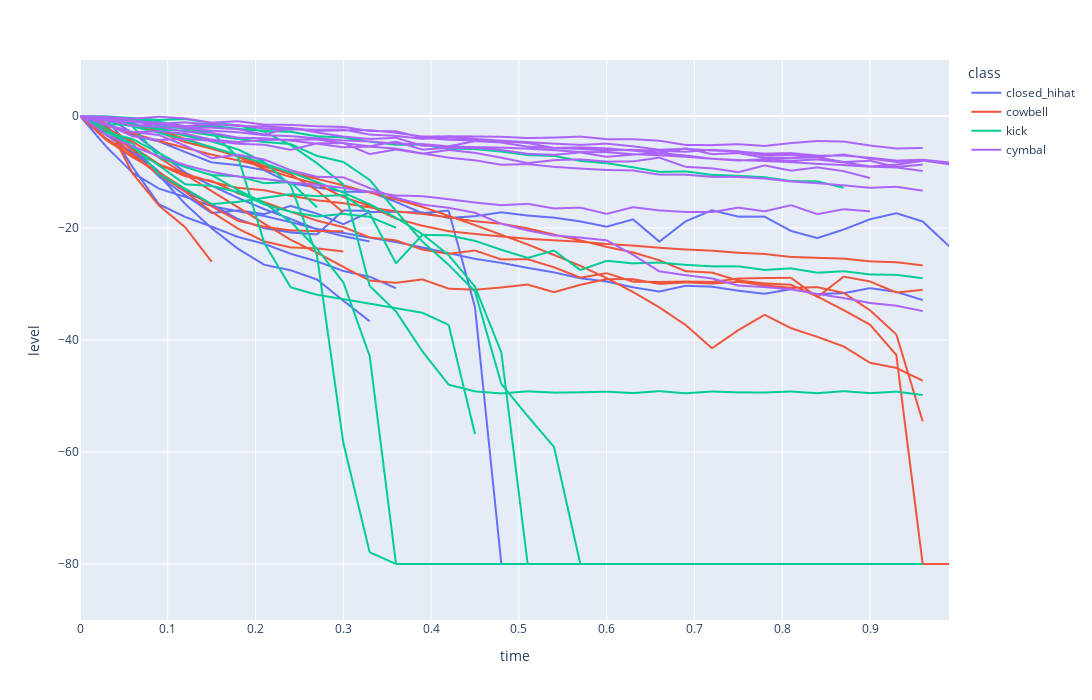

The notebook cell saved with this chart:
### Code cell
def to_long(samples, column='soundlevel', id_vars=['filename', 'class'], var_name='time', value_name='level'):

    s = samples.set_index('filename')
    sl = pandas.DataFrame( [f for f in s[column] ], index=s.index)
    
    mm = pandas.melt(sl.reset_index(), id_vars=['filename'], var_name=var_name, value_name=value_name)

    #print(mm['']
          
    mm = pandas.merge(mm, s, left_on='filename', right_index=True)
    
    return mm

def plot_soundlevels(samples):
    
    samples_soundlevels = to_long(samples)

    fig = plotly.express.line(samples_soundlevels, x='time', y='level', line_group='filename', color='class', height=700, width=1500)
    fig.update_layout(yaxis_range=[-90,10])
    return fig

fig = plot_soundlevels(samples)
fig

### Figure 1 — Plotly figure (JSON) as saved in the notebook; plotly's stock layout.template omitted (floating-point values rounded to 4 significant figures)
{"data": [{"hovertemplate": "class=closed_hihat<br>filename=556184__soothsayer_orchestra__hihatt-closed.wav<br>time=%{x}<br>level=%{y}<extra></extra>", "legendgroup": "closed_hihat", "line": {"color": "#636efa", "dash": "solid"}, "marker": {"symbol": "circle"}, "mode": "lines", "name": "closed_hihat", "showlegend": true, "type": "scattergl", "x": [0, 0.03, 0.06, 0.09, 0.12, 0.15, 0.18, 0.21, 0.24, 0.27, 0.3, 0.33, 0.36, 0.39, 0.42, 0.45, 0.48, 0.51, 0.54, 0.57, 0.6, 0.63, 0.66, 0.69, 0.72, 0.75, 0.78, 0.81, 0.84, 0.87, 0.9, 0.93, 0.96, 0.99], "xaxis": "x", "y": [0, -0.6836, -5.979, -10.84, -14.17, -17.31, -16.85, -17.51, -16.05, -17.44, -19.32, -17.15, -17.12, -17.22, -18.21, -17.89, -17.2, -17.78, -18.15, -18.83, -19.77, -18.46, -22.43, -18.8, -16.84, -17.97, -17.98, -20.53, -21.8, -20.27, -18.44, -17.36, -18.84, -23.23], "yaxis": "y"}, {"hovertemplate": "class=closed_hihat<br>filename=634822__collinb1000__closed7.wav<br>time=%{x}<br>level=%{y}<extra></extra>", "legendgroup": "closed_hihat", "line": {"color": "#636efa", "dash": "solid"}, "marker": {"symbol": "circle"}, "mode": "lines", "name": "closed_hihat", "showlegend": false, "type": "scattergl", "x": [0, 0.03, 0.06, 0.09, 0.12, 0.15, 0.18, 0.21, 0.24, 0.27, 0.3, 0.33, 0.36, 0.39, 0.42, 0.45, 0.48, 0.51, 0.54, 0.57, 0.6, 0.63, 0.66, 0.69, 0.72, 0.75, 0.78, 0.81, 0.84, 0.87, 0.9, 0.93, 0.96, 0.99], "xaxis": "x", "y": [0, -1.774, -5.912, -9.953, -13.49, -15.78, -18.42, -20.03, -20.8, -21.15, -16.86, -16.95, null, null, null, null, null, null, null, null, null, null, null, null, null, null, null, null, null, null, null, null, null, null], "yaxis": "y"}, {"hovertemplate": "class=closed_hihat<br>filename=140516__stomachache__closedhatphrase-002.wav<br>time=%{x}<br>level=%{y}<extra></extra>", "legendgroup": "closed_hihat", "line": {"color": "#636efa", "dash": "solid"}, "marker": {"symbol": "circle"}, "mode": "lines", "name": "closed_hihat", "showlegend": false, "type": "scattergl", "x": [0, 0.03, 0.06, 0.09, 0.12, 0.15, 0.18, 0.21, 0.24, 0.27, 0.3, 0.33, 0.36, 0.39, 0.42, 0.45, 0.48, 0.51, 0.54, 0.57, 0.6, 0.63, 0.66, 0.69, 0.72, 0.75, 0.78, 0.81, 0.84, 0.87, 0.9, 0.93, 0.96, 0.99], "xaxis": "x", "y": [0, -0.1113, -3.051, -6.542, -10.1, -12.44, -14.63, -16.64, -18.38, -20.27, -21.46, -22.41, null, null, null, null, null, null, null, null, null, null, null, null, null, null, null, null, null, null, null, null, null, null], "yaxis": "y"}, {"hovertemplate": "class=closed_hihat<br>filename=102781__mhc__acoustic_closed_hihat2.wav<br>time=%{x}<br>level=%{y}<extra></extra>", "legendgroup": "closed_hihat", "line": {"color": "#636efa", "dash": "solid"}, "marker": {"symbol": "circle"}, "mode": "lines", "name": "closed_hihat", "showlegend": false, "type": "scattergl", "x": [0, 0.03, 0.06, 0.09, 0.12, 0.15, 0.18, 0.21, 0.24, 0.27, 0.3, 0.33, 0.36, 0.39, 0.42, 0.45, 0.48, 0.51, 0.54, 0.57, 0.6, 0.63, 0.66, 0.69, 0.72, 0.75, 0.78, 0.81, 0.84, 0.87, 0.9, 0.93, 0.96, 0.99], "xaxis": "x", "y": [0, -1.343, -3.467, -4.543, -6.446, -8.287, -8.775, -9.684, -12.02, -12.76, -13.52, -13.55, -15.34, -17.35, -16.9, -34.17, -80, -80, -80, -80, -80, -80, -80, -80, -80, null, null, null, null, null, null, null, null, null], "yaxis": "y"}, {"hovertemplate": "class=closed_hihat<br>filename=634822__collinb1000__closed7(1).wav<br>time=%{x}<br>level=%{y}<extra></extra>", "legendgroup": "closed_hihat", "line": {"color": "#636efa", "dash": "solid"}, "marker": {"symbol": "circle"}, "mode": "lines", "name": "closed_hihat", "showlegend": false, "type": "scattergl", "x": [0, 0.03, 0.06, 0.09, 0.12, 0.15, 0.18, 0.21, 0.24, 0.27, 0.3, 0.33, 0.36, 0.39, 0.42, 0.45, 0.48, 0.51, 0.54, 0.57, 0.6, 0.63, 0.66, 0.69, 0.72, 0.75, 0.78, 0.81, 0.84, 0.87, 0.9, 0.93, 0.96, 0.99], "xaxis": "x", "y": [0, -1.774, -5.912, -9.953, -13.49, -15.78, -18.42, -20.03, -20.8, -21.15, -16.86, -16.95, null, null, null, null, null, null, null, null, null, null, null, null, null, null, null, null, null, null, null, null, null, null], "yaxis": "y"}, {"hovertemplate": "class=closed_hihat<br>filename=669733__jannevse__hi-hat_closed_po-12.aiff<br>time=%{x}<br>level=%{y}<extra></extra>", "legendgroup": "closed_hihat", "line": {"color": "#636efa", "dash": "solid"}, "marker": {"symbol": "circle"}, "mode": "lines", "name": "closed_hihat", "showlegend": false, "type": "scattergl", "x": [0, 0.03, 0.06, 0.09, 0.12, 0.15, 0.18, 0.21, 0.24, 0.27, 0.3, 0.33, 0.36, 0.39, 0.42, 0.45, 0.48, 0.51, 0.54, 0.57, 0.6, 0.63, 0.66, 0.69, 0.72, 0.75, 0.78, 0.81, 0.84, 0.87, 0.9, 0.93, 0.96, 0.99], "xaxis": "x", "y": [0, -1.721, -9.135, -15.77, -18.04, -19.76, -21.61, -22.84, -24.59, -25.97, -27.68, -28.7, -30.75, null, null, null, null, null, null, null, null, null, null, null, null, null, null, null, null, null, null, null, null, null], "yaxis": "y"}, {"hovertemplate": "class=closed_hihat<br>filename=13246__ianhall__hihat-closed.aiff<br>time=%{x}<br>level=%{y}<extra></extra>", "legendgroup": "closed_hihat", "line": {"color": "#636efa", "dash": "solid"}, "marker": {"symbol": "circle"}, "mode": "lines", "name": "closed_hihat", "showlegend": false, "type": "scattergl", "x": [0, 0.03, 0.06, 0.09, 0.12, 0.15, 0.18, 0.21, 0.24, 0.27, 0.3, 0.33, 0.36, 0.39, 0.42, 0.45, 0.48, 0.51, 0.54, 0.57, 0.6, 0.63, 0.66, 0.69, 0.72, 0.75, 0.78, 0.81, 0.84, 0.87, 0.9, 0.93, 0.96, 0.99], "xaxis": "x", "y": [0, -3.426, -6.525, -10.6, -15.73, -20.05, -23.71, -26.57, -27.55, -29.2, -32.98, -36.66, null, null, null, null, null, null, null, null, null, null, null, null, null, null, null, null, null, null, null, null, null, null], "yaxis": "y"}, {"hovertemplate": "class=closed_hihat<br>filename=45058__matiasreccius__hihat_closed4.wav<br>time=%{x}<br>level=%{y}<extra></extra>", "legendgroup": "closed_hihat", "line": {"color": "#636efa", "dash": "solid"}, "marker": {"symbol": "circle"}, "mode": "lines", "name": "closed_hihat", "showlegend": false, "type": "scattergl", "x": [0, 0.03, 0.06, 0.09, 0.12, 0.15, 0.18, 0.21, 0.24, 0.27, 0.3, 0.33, 0.36, 0.39, 0.42, 0.45, 0.48, 0.51, 0.54, 0.57, 0.6, 0.63, 0.66, 0.69, 0.72, 0.75, 0.78, 0.81, 0.84, 0.87, 0.9, 0.93, 0.96, 0.99], "xaxis": "x", "y": [0, -5.494, -10.14, -12.97, -14.45, -16.09, -17.01, -17.86, -18.96, -20.18, -20.89, -21.72, -22.52, -23.47, -24.5, -25.51, -26.23, -27.13, -27.93, -28.98, -29.56, -30.59, -31.35, -30.32, -30.48, -31.19, -31.75, -30.93, -31.79, -31.64, -30.74, -31.4, -32.87, null], "yaxis": "y"}, {"hovertemplate": "class=cowbell<br>filename=99766__menegass__cow.wav<br>time=%{x}<br>level=%{y}<extra></extra>", "legendgroup": "cowbell", "line": {"color": "#EF553B", "dash": "solid"}, "marker": {"symbol": "circle"}, "mode": "lines", "name": "cowbell", "showlegend": true, "type": "scattergl", "x": [0, 0.03, 0.06, 0.09, 0.12, 0.15, 0.18, 0.21, 0.24, 0.27, 0.3, 0.33, 0.36, 0.39, 0.42, 0.45, 0.48, 0.51, 0.54, 0.57, 0.6, 0.63, 0.66, 0.69, 0.72, 0.75, 0.78, 0.81, 0.84, 0.87, 0.9, 0.93, 0.96, 0.99], "xaxis": "x", "y": [0, -4.044, -6.81, -10.41, null, null, null, null, null, null, null, null, null, null, null, null, null, null, null, null, null, null, null, null, null, null, null, null, null, null, null, null, null, null], "yaxis": "y"}, {"hovertemplate": "class=cowbell<br>filename=364919__gowlermusic__cowbell.wav<br>time=%{x}<br>level=%{y}<extra></extra>", "legendgroup": "cowbell", "line": {"color": "#EF553B", "dash": "solid"}, "marker": {"symbol": "circle"}, "mode": "lines", "name": "cowbell", "showlegend": false, "type": "scattergl", "x": [0, 0.03, 0.06, 0.09, 0.12, 0.15, 0.18, 0.21, 0.24, 0.27, 0.3, 0.33, 0.36, 0.39, 0.42, 0.45, 0.48, 0.51, 0.54, 0.57, 0.6, 0.63, 0.66, 0.69, 0.72, 0.75, 0.78, 0.81, 0.84, 0.87, 0.9, 0.93, 0.96, 0.99], "xaxis": "x", "y": [0, -0.4454, -1.465, -2.581, -4.089, -5.611, -7.284, -9.503, -10.88, -12.16, -14.48, -16.05, -18.34, -19.59, -20.57, -21.06, -21.51, -21.93, -22.2, -22.45, -22.85, -23.14, -23.53, -23.84, -24.04, -24.42, -24.64, -25.17, -25.32, -25.47, -25.96, -26.11, -26.67, null], "yaxis": "y"}, {"hovertemplate": "class=cowbell<br>filename=375613__samulis__cowbell-cowbell_ff_2.wav<br>time=%{x}<br>level=%{y}<extra></extra>", "legendgroup": "cowbell", "line": {"color": "#EF553B", "dash": "solid"}, "marker": {"symbol": "circle"}, "mode": "lines", "name": "cowbell", "showlegend": false, "type": "scattergl", "x": [0, 0.03, 0.06, 0.09, 0.12, 0.15, 0.18, 0.21, 0.24, 0.27, 0.3, 0.33, 0.36, 0.39, 0.42, 0.45, 0.48, 0.51, 0.54, 0.57, 0.6, 0.63, 0.66, 0.69, 0.72, 0.75, 0.78, 0.81, 0.84, 0.87, 0.9, 0.93, 0.96, 0.99], "xaxis": "x", "y": [0, -2.55, -6.077, -8.684, -10.76, -11.59, -13.81, -15.39, -17.09, -18.68, -19.84, -21.68, -22.21, -23.86, -24.6, -24.02, -25.61, -25.57, -27.01, -28.87, -28.07, -29.59, -29.64, -29.56, -29.63, -29.02, -28.93, -28.89, -32.35, -28.68, -29.55, -31.53, -31.04, null], "yaxis": "y"}, {"hovertemplate": "class=cowbell<br>filename=34272__pj1s__cowbell.wav<br>time=%{x}<br>level=%{y}<extra></extra>", "legendgroup": "cowbell", "line": {"color": "#EF553B", "dash": "solid"}, "marker": {"symbol": "circle"}, "mode": "lines", "name": "cowbell", "showlegend": false, "type": "scattergl", "x": [0, 0.03, 0.06, 0.09, 0.12, 0.15, 0.18, 0.21, 0.24, 0.27, 0.3, 0.33, 0.36, 0.39, 0.42, 0.45, 0.48, 0.51, 0.54, 0.57, 0.6, 0.63, 0.66, 0.69, 0.72, 0.75, 0.78, 0.81, 0.84, 0.87, 0.9, 0.93, 0.96, 0.99], "xaxis": "x", "y": [0, -2.318, -5.491, -8.635, -10.34, -11.75, -12.83, -13.25, -14.25, -15.05, -15.57, -16.32, -17.04, -17.48, -18.09, -18.8, -19.23, -20.07, -21.18, -22.2, -23.37, -24.36, -25.76, -27.71, -27.97, -29.38, -29.89, -30.14, -32.23, -34.67, -37.26, -42.68, -80, -80], "yaxis": "y"}, {"hovertemplate": "class=cowbell<br>filename=159758__timgormly__cowbell_os_3.aiff<br>time=%{x}<br>level=%{y}<extra></extra>", "legendgroup": "cowbell", "line": {"color": "#EF553B", "dash": "solid"}, "marker": {"symbol": "circle"}, "mode": "lines", "name": "cowbell", "showlegend": false, "type": "scattergl", "x": [0, 0.03, 0.06, 0.09, 0.12, 0.15, 0.18, 0.21, 0.24, 0.27, 0.3, 0.33, 0.36, 0.39, 0.42, 0.45, 0.48, 0.51, 0.54, 0.57, 0.6, 0.63, 0.66, 0.69, 0.72, 0.75, 0.78, 0.81, 0.84, 0.87, 0.9, 0.93, 0.96, 0.99], "xaxis": "x", "y": [0, -4.306, -7.355, -10.06, -13.02, -16.14, -18.71, -19.78, -20.42, -20.56, -20.57, null, null, null, null, null, null, null, null, null, null, null, null, null, null, null, null, null, null, null, null, null, null, null], "yaxis": "y"}, {"hovertemplate": "class=cowbell<br>filename=159765__timgormly__cowbell_os_5.aiff<br>time=%{x}<br>level=%{y}<extra></extra>", "legendgroup": "cowbell", "line": {"color": "#EF553B", "dash": "solid"}, "marker": {"symbol": "circle"}, "mode": "lines", "name": "cowbell", "showlegend": false, "type": "scattergl", "x": [0, 0.03, 0.06, 0.09, 0.12, 0.15, 0.18, 0.21, 0.24, 0.27, 0.3, 0.33, 0.36, 0.39, 0.42, 0.45, 0.48, 0.51, 0.54, 0.57, 0.6, 0.63, 0.66, 0.69, 0.72, 0.75, 0.78, 0.81, 0.84, 0.87, 0.9, 0.93, 0.96, 0.99], "xaxis": "x", "y": [0, -2.29, -7.075, -10.47, -13.53, -17.13, -20.12, -22.4, -23.47, -23.64, -24.19, null, null, null, null, null, null, null, null, null, null, null, null, null, null, null, null, null, null, null, null, null, null, null], "yaxis": "y"}, {"hovertemplate": "class=cowbell<br>filename=432202__curesforbrokenhearts__cowbell-with-blastick.wav<br>time=%{x}<br>level=%{y}<extra></extra>", "legendgroup": "cowbell", "line": {"color": "#EF553B", "dash": "solid"}, "marker": {"symbol": "circle"}, "mode": "lines", "name": "cowbell", "showlegend": false, "type": "scattergl", "x": [0, 0.03, 0.06, 0.09, 0.12, 0.15, 0.18, 0.21, 0.24, 0.27, 0.3, 0.33, 0.36, 0.39, 0.42, 0.45, 0.48, 0.51, 0.54, 0.57, 0.6, 0.63, 0.66, 0.69, 0.72, 0.75, 0.78, 0.81, 0.84, 0.87, 0.9, 0.93, 0.96, 0.99], "xaxis": "x", "y": [0, -1.678, -3.107, -4.462, -5.684, -6.895, -7.93, -9.075, -10.1, -11.22, -12.38, -13.67, -14.89, -16.22, -17.84, -19.49, -21.21, -22.93, -24.82, -26.75, -28.95, -31.43, -34.18, -37.33, -41.47, -38.24, -35.5, -37.89, -39.44, -41.15, -44.07, -44.99, -47.27, null], "yaxis": "y"}, {"hovertemplate": "class=cowbell<br>filename=75839__rossf__lm1-cowbell.wav<br>time=%{x}<br>level=%{y}<extra></extra>", "legendgroup": "cowbell", "line": {"color": "#EF553B", "dash": "solid"}, "marker": {"symbol": "circle"}, "mode": "lines", "name": "cowbell", "showlegend": false, "type": "scattergl", "x": [0, 0.03, 0.06, 0.09, 0.12, 0.15, 0.18, 0.21, 0.24, 0.27, 0.3, 0.33, 0.36, 0.39, 0.42, 0.45, 0.48, 0.51, 0.54, 0.57, 0.6, 0.63, 0.66, 0.69, 0.72, 0.75, 0.78, 0.81, 0.84, 0.87, 0.9, 0.93, 0.96, 0.99], "xaxis": "x", "y": [0, -1.296, -10.26, -15.99, -19.89, -26.04, null, null, null, null, null, null, null, null, null, null, null, null, null, null, null, null, null, null, null, null, null, null, null, null, null, null, null, null], "yaxis": "y"}, {"hovertemplate": "class=cowbell<br>filename=90979__suicidity__medium-cowbell-of-god-011.wav<br>time=%{x}<br>level=%{y}<extra></extra>", "legendgroup": "cowbell", "line": {"color": "#EF553B", "dash": "solid"}, "marker": {"symbol": "circle"}, "mode": "lines", "name": "cowbell", "showlegend": false, "type": "scattergl", "x": [0, 0.03, 0.06, 0.09, 0.12, 0.15, 0.18, 0.21, 0.24, 0.27, 0.3, 0.33, 0.36, 0.39, 0.42, 0.45, 0.48, 0.51, 0.54, 0.57, 0.6, 0.63, 0.66, 0.69, 0.72, 0.75, 0.78, 0.81, 0.84, 0.87, 0.9, 0.93, 0.96, 0.99], "xaxis": "x", "y": [0, -2.163, -4.594, -7.43, -10.46, -13.41, -16.29, -19.23, -22.11, -24.42, -26.94, -29.39, -29.79, -29.18, -30.83, -31.02, -30.62, -30.1, -31.46, -30.14, -29.12, -29.14, -29.98, -29.71, -29.92, -29.61, -30.23, -30.68, -30.56, -31.58, -34.69, -39.01, -54.53, null], "yaxis": "y"}, {"hovertemplate": "class=cowbell<br>filename=75338__neotone__cowbell.wav<br>time=%{x}<br>level=%{y}<extra></extra>", "legendgroup": "cowbell", "line": {"color": "#EF553B", "dash": "solid"}, "marker": {"symbol": "circle"}, "mode": "lines", "name": "cowbell", "showlegend": false, "type": "scattergl", "x": [0, 0.03, 0.06, 0.09, 0.12, 0.15, 0.18, 0.21, 0.24, 0.27, 0.3, 0.33, 0.36, 0.39, 0.42, 0.45, 0.48, 0.51, 0.54, 0.57, 0.6, 0.63, 0.66, 0.69, 0.72, 0.75, 0.78, 0.81, 0.84, 0.87, 0.9, 0.93, 0.96, 0.99], "xaxis": "x", "y": [0, -0.7946, -1.649, -2.92, -4.666, -5.845, -7.201, -8.922, -10.42, -13.29, -17.21, null, null, null, null, null, null, null, null, null, null, null, null, null, null, null, null, null, null, null, null, null, null, null], "yaxis": "y"}, {"hovertemplate": "class=kick<br>filename=331589__j_zealous__kick-jzealous-hard-club.aiff<br>time=%{x}<br>level=%{y}<extra></extra>", "legendgroup": "kick", "line": {"color": "#00cc96", "dash": "solid"}, "marker": {"symbol": "circle"}, "mode": "lines", "name": "kick", "showlegend": true, "type": "scattergl", "x": [0, 0.03, 0.06, 0.09, 0.12, 0.15, 0.18, 0.21, 0.24, 0.27, 0.3, 0.33, 0.36, 0.39, 0.42, 0.45, 0.48, 0.51, 0.54, 0.57, 0.6, 0.63, 0.66, 0.69, 0.72, 0.75, 0.78, 0.81, 0.84, 0.87, 0.9, 0.93, 0.96, 0.99], "xaxis": "x", "y": [0, -0.05695, -0.3622, -0.7108, -0.5515, -1.25, -1.654, -2.841, -5.197, -8.43, -12.21, -30.34, -34.91, -42.01, -47.98, -49.18, -49.54, -49.17, -49.39, -49.34, -49.23, -49.48, -49.13, -49.52, -49.19, -49.36, -49.38, -49.2, -49.5, -49.13, -49.5, -49.22, -49.83, null], "yaxis": "y"}, {"hovertemplate": "class=kick<br>filename=410149__screamstudio__kick-drum.wav<br>time=%{x}<br>level=%{y}<extra></extra>", "legendgroup": "kick", "line": {"color": "#00cc96", "dash": "solid"}, "marker": {"symbol": "circle"}, "mode": "lines", "name": "kick", "showlegend": false, "type": "scattergl", "x": [0, 0.03, 0.06, 0.09, 0.12, 0.15, 0.18, 0.21, 0.24, 0.27, 0.3, 0.33, 0.36, 0.39, 0.42, 0.45, 0.48, 0.51, 0.54, 0.57, 0.6, 0.63, 0.66, 0.69, 0.72, 0.75, 0.78, 0.81, 0.84, 0.87, 0.9, 0.93, 0.96, 0.99], "xaxis": "x", "y": [0, -0.6578, -1.367, -2.435, -3.518, -4.542, -5.973, -8.231, -12.41, -24.93, -58.39, -77.9, -80, -80, -80, -80, -80, -80, -80, -80, -80, -80, -80, -80, -80, -80, -80, -80, -80, -80, -80, -80, null, null], "yaxis": "y"}, {"hovertemplate": "class=kick<br>filename=248142__dpren__fat-kick.aiff<br>time=%{x}<br>level=%{y}<extra></extra>", "legendgroup": "kick", "line": {"color": "#00cc96", "dash": "solid"}, "marker": {"symbol": "circle"}, "mode": "lines", "name": "kick", "showlegend": false, "type": "scattergl", "x": [0, 0.03, 0.06, 0.09, 0.12, 0.15, 0.18, 0.21, 0.24, 0.27, 0.3, 0.33, 0.36, 0.39, 0.42, 0.45, 0.48, 0.51, 0.54, 0.57, 0.6, 0.63, 0.66, 0.69, 0.72, 0.75, 0.78, 0.81, 0.84, 0.87, 0.9, 0.93, 0.96, 0.99], "xaxis": "x", "y": [0, -2.918, -4.13, -6.621, -9.13, -10.54, -13.22, -15.54, -18.89, -23.7, -29.7, -42.85, -80, -80, -80, -80, -80, -80, -80, -80, -80, -80, -80, -80, null, null, null, null, null, null, null, null, null, null], "yaxis": "y"}, {"hovertemplate": "class=kick<br>filename=264601__veiler__kick-swedish.wav<br>time=%{x}<br>level=%{y}<extra></extra>", "legendgroup": "kick", "line": {"color": "#00cc96", "dash": "solid"}, "marker": {"symbol": "circle"}, "mode": "lines", "name": "kick", "showlegend": false, "type": "scattergl", "x": [0, 0.03, 0.06, 0.09, 0.12, 0.15, 0.18, 0.21, 0.24, 0.27, 0.3, 0.33, 0.36, 0.39, 0.42, 0.45, 0.48, 0.51, 0.54, 0.57, 0.6, 0.63, 0.66, 0.69, 0.72, 0.75, 0.78, 0.81, 0.84, 0.87, 0.9, 0.93, 0.96, 0.99], "xaxis": "x", "y": [0, -2.264, -5.634, -8.854, -12.21, -12.48, -13.6, -15.79, -17.09, -17.94, -17.48, -18.01, -19.95, null, null, null, null, null, null, null, null, null, null, null, null, null, null, null, null, null, null, null, null, null], "yaxis": "y"}, {"hovertemplate": "class=kick<br>filename=72985__zgump__kick-pack-0303.wav<br>time=%{x}<br>level=%{y}<extra></extra>", "legendgroup": "kick", "line": {"color": "#00cc96", "dash": "solid"}, "marker": {"symbol": "circle"}, "mode": "lines", "name": "kick", "showlegend": false, "type": "scattergl", "x": [0, 0.03, 0.06, 0.09, 0.12, 0.15, 0.18, 0.21, 0.24, 0.27, 0.3, 0.33, 0.36, 0.39, 0.42, 0.45, 0.48, 0.51, 0.54, 0.57, 0.6, 0.63, 0.66, 0.69, 0.72, 0.75, 0.78, 0.81, 0.84, 0.87, 0.9, 0.93, 0.96, 0.99], "xaxis": "x", "y": [0, -0.5301, -0.7433, -1.03, -1.824, -1.771, -2.29, -2.668, -2.817, -3.63, -3.83, -4.584, -5.146, -5.141, -5.827, -5.906, -6.358, -6.974, -7.129, -8.029, -8.436, -9.161, -9.98, -9.9, -10.51, -10.68, -10.93, -11.62, -11.68, -12.82, null, null, null, null], "yaxis": "y"}, {"hovertemplate": "class=kick<br>filename=171484__xicecoffeex__savannah-kick.wav<br>time=%{x}<br>level=%{y}<extra></extra>", "legendgroup": "kick", "line": {"color": "#00cc96", "dash": "solid"}, "marker": {"symbol": "circle"}, "mode": "lines", "name": "kick", "showlegend": false, "type": "scattergl", "x": [0, 0.03, 0.06, 0.09, 0.12, 0.15, 0.18, 0.21, 0.24, 0.27, 0.3, 0.33, 0.36, 0.39, 0.42, 0.45, 0.48, 0.51, 0.54, 0.57, 0.6, 0.63, 0.66, 0.69, 0.72, 0.75, 0.78, 0.81, 0.84, 0.87, 0.9, 0.93, 0.96, 0.99], "xaxis": "x", "y": [0, -2.91, -4.914, -10.44, -13.0, -15.72, -15.33, -14.61, -13.96, -14.32, -14.13, -17.36, -26.32, -21.23, -21.31, -22.3, -23.89, -25.34, -24.02, -27.51, -25.86, -26.32, -26.17, -26.58, -26.84, -26.84, -27.49, -27.21, -27.98, -27.72, -28.3, -28.36, -28.97, null], "yaxis": "y"}, {"hovertemplate": "class=kick<br>filename=131336__kaonaya__kick-hiphop-1.wav<br>time=%{x}<br>level=%{y}<extra></extra>", "legendgroup": "kick", "line": {"color": "#00cc96", "dash": "solid"}, "marker": {"symbol": "circle"}, "mode": "lines", "name": "kick", "showlegend": false, "type": "scattergl", "x": [0, 0.03, 0.06, 0.09, 0.12, 0.15, 0.18, 0.21, 0.24, 0.27, 0.3, 0.33, 0.36, 0.39, 0.42, 0.45, 0.48, 0.51, 0.54, 0.57, 0.6, 0.63, 0.66, 0.69, 0.72, 0.75, 0.78, 0.81, 0.84, 0.87, 0.9, 0.93, 0.96, 0.99], "xaxis": "x", "y": [0, -0.8481, -1.851, -7.398, -9.139, -10.56, -10.75, -12.0, -11.81, -16.33, null, null, null, null, null, null, null, null, null, null, null, null, null, null, null, null, null, null, null, null, null, null, null, null], "yaxis": "y"}, {"hovertemplate": "class=kick<br>filename=132582__rob10__kick-drum-c-1.wav<br>time=%{x}<br>level=%{y}<extra></extra>", "legendgroup": "kick", "line": {"color": "#00cc96", "dash": "solid"}, "marker": {"symbol": "circle"}, "mode": "lines", "name": "kick", "showlegend": false, "type": "scattergl", "x": [0, 0.03, 0.06, 0.09, 0.12, 0.15, 0.18, 0.21, 0.24, 0.27, 0.3, 0.33, 0.36, 0.39, 0.42, 0.45, 0.48, 0.51, 0.54, 0.57, 0.6, 0.63, 0.66, 0.69, 0.72, 0.75, 0.78, 0.81, 0.84, 0.87, 0.9, 0.93, 0.96, 0.99], "xaxis": "x", "y": [0, -0.8647, -1.859, -2.993, -4.236, -5.569, -6.984, -8.484, -10.08, -11.8, -13.67, -15.76, -18.17, -21.08, -24.85, -30.48, -42.23, -80, -80, null, null, null, null, null, null, null, null, null, null, null, null, null, null, null], "yaxis": "y"}, {"hovertemplate": "class=kick<br>filename=324153__scale75__semiq_kicks_4.wav<br>time=%{x}<br>level=%{y}<extra></extra>", "legendgroup": "kick", "line": {"color": "#00cc96", "dash": "solid"}, "marker": {"symbol": "circle"}, "mode": "lines", "name": "kick", "showlegend": false, "type": "scattergl", "x": [0, 0.03, 0.06, 0.09, 0.12, 0.15, 0.18, 0.21, 0.24, 0.27, 0.3, 0.33, 0.36, 0.39, 0.42, 0.45, 0.48, 0.51, 0.54, 0.57, 0.6, 0.63, 0.66, 0.69, 0.72, 0.75, 0.78, 0.81, 0.84, 0.87, 0.9, 0.93, 0.96, 0.99], "xaxis": "x", "y": [0, -1.467, -1.598, -2.308, -2.706, -3.441, -4.096, -4.64, -5.007, -7.124, -8.21, -11.41, -16.96, -22.43, -26.58, -31.34, -47.85, -53.59, -59.09, -80, -80, -80, -80, -80, -80, -80, -80, -80, -80, -80, -80, -80, -80, null], "yaxis": "y"}, {"hovertemplate": "class=kick<br>filename=171104__dwsd__kick_gettinglaid.wav<br>time=%{x}<br>level=%{y}<extra></extra>", "legendgroup": "kick", "line": {"color": "#00cc96", "dash": "solid"}, "marker": {"symbol": "circle"}, "mode": "lines", "name": "kick", "showlegend": false, "type": "scattergl", "x": [0, 0.03, 0.06, 0.09, 0.12, 0.15, 0.18, 0.21, 0.24, 0.27, 0.3, 0.33, 0.36, 0.39, 0.42, 0.45, 0.48, 0.51, 0.54, 0.57, 0.6, 0.63, 0.66, 0.69, 0.72, 0.75, 0.78, 0.81, 0.84, 0.87, 0.9, 0.93, 0.96, 0.99], "xaxis": "x", "y": [0, -0.6548, -0.9833, -1.626, -2.338, -2.978, -7.299, -22.71, -30.59, -31.93, -32.71, -33.51, -34.32, -35.13, -37.3, -56.8, null, null, null, null, null, null, null, null, null, null, null, null, null, null, null, null, null, null], "yaxis": "y"}, {"hovertemplate": "class=cymbal<br>filename=207956__altemark__cymbal.wav<br>time=%{x}<br>level=%{y}<extra></extra>", "legendgroup": "cymbal", "line": {"color": "#ab63fa", "dash": "solid"}, "marker": {"symbol": "circle"}, "mode": "lines", "name": "cymbal", "showlegend": true, "type": "scattergl", "x": [0, 0.03, 0.06, 0.09, 0.12, 0.15, 0.18, 0.21, 0.24, 0.27, 0.3, 0.33, 0.36, 0.39, 0.42, 0.45, 0.48, 0.51, 0.54, 0.57, 0.6, 0.63, 0.66, 0.69, 0.72, 0.75, 0.78, 0.81, 0.84, 0.87, 0.9, 0.93, 0.96, 0.99], "xaxis": "x", "y": [0, -0.2732, -1.051, -1.488, -2.209, -2.62, -2.899, -3.432, -3.586, -3.994, -4.364, -4.53, -4.947, -5.019, -5.418, -5.552, -5.644, -5.836, -6.097, -6.431, -6.466, -6.818, -7.022, -7.285, -7.635, -7.868, -8.035, -8.245, -8.544, -8.762, -9.056, -9.183, -9.819, null], "yaxis": "y"}, {"hovertemplate": "class=cymbal<br>filename=23543__loofa__brushd-china-cymbal02.aiff<br>time=%{x}<br>level=%{y}<extra></extra>", "legendgroup": "cymbal", "line": {"color": "#ab63fa", "dash": "solid"}, "marker": {"symbol": "circle"}, "mode": "lines", "name": "cymbal", "showlegend": false, "type": "scattergl", "x": [0, 0.03, 0.06, 0.09, 0.12, 0.15, 0.18, 0.21, 0.24, 0.27, 0.3, 0.33, 0.36, 0.39, 0.42, 0.45, 0.48, 0.51, 0.54, 0.57, 0.6, 0.63, 0.66, 0.69, 0.72, 0.75, 0.78, 0.81, 0.84, 0.87, 0.9, 0.93, 0.96, 0.99], "xaxis": "x", "y": [0, -1.665, -2.881, -2.723, -3.167, -4.225, -4.653, -4.274, -4.233, -4.183, -4.844, -5.401, -4.57, -6.004, -5.662, -5.725, -6.061, -6.75, -6.943, -6.501, -7.289, -6.89, -6.619, -7.048, -7.633, -7.959, -7.716, -7.989, -7.765, -8.294, -8.995, -8.682, -8.024, null], "yaxis": "y"}, {"hovertemplate": "class=cymbal<br>filename=587935__strangehorizon__cymbal_ride.wav<br>time=%{x}<br>level=%{y}<extra></extra>", "legendgroup": "cymbal", "line": {"color": "#ab63fa", "dash": "solid"}, "marker": {"symbol": "circle"}, "mode": "lines", "name": "cymbal", "showlegend": false, "type": "scattergl", "x": [0, 0.03, 0.06, 0.09, 0.12, 0.15, 0.18, 0.21, 0.24, 0.27, 0.3, 0.33, 0.36, 0.39, 0.42, 0.45, 0.48, 0.51, 0.54, 0.57, 0.6, 0.63, 0.66, 0.69, 0.72, 0.75, 0.78, 0.81, 0.84, 0.87, 0.9, 0.93, 0.96, 0.99], "xaxis": "x", "y": [0, -0.3818, -1.799, -1.384, -1.14, -1.552, -1.618, -2.282, -2.403, -2.457, -2.409, -3.317, -3.548, -4.092, -3.834, -4.084, -4.416, -4.672, -4.941, -5.156, -4.937, -5.41, -6.026, -5.858, -6.158, -6.343, -6.717, -6.631, -7.064, -7.063, -7.452, -7.963, -7.806, -8.291], "yaxis": "y"}, {"hovertemplate": "class=cymbal<br>filename=149480__pjcohen__ottaviano22ridecymbal2500gwash.wav<br>time=%{x}<br>level=%{y}<extra></extra>", "legendgroup": "cymbal", "line": {"color": "#ab63fa", "dash": "solid"}, "marker": {"symbol": "circle"}, "mode": "lines", "name": "cymbal", "showlegend": false, "type": "scattergl", "x": [0, 0.03, 0.06, 0.09, 0.12, 0.15, 0.18, 0.21, 0.24, 0.27, 0.3, 0.33, 0.36, 0.39, 0.42, 0.45, 0.48, 0.51, 0.54, 0.57, 0.6, 0.63, 0.66, 0.69, 0.72, 0.75, 0.78, 0.81, 0.84, 0.87, 0.9, 0.93, 0.96, 0.99], "xaxis": "x", "y": [0, -0.5822, -1.046, -1.434, -2.104, -2.081, -2.353, -3.32, -2.092, -2.943, -3.671, -4.109, -3.888, -5.313, -5.406, -4.488, -4.736, -5.481, -5.705, -5.887, -6.148, -6.04, -6.23, -6.384, -6.038, -6.295, -7.064, -7.004, -7.316, -6.885, -7.622, -8.209, -7.947, -8.617], "yaxis": "y"}, {"hovertemplate": "class=cymbal<br>filename=121097__thirsk__cymbal.wav<br>time=%{x}<br>level=%{y}<extra></extra>", "legendgroup": "cymbal", "line": {"color": "#ab63fa", "dash": "solid"}, "marker": {"symbol": "circle"}, "mode": "lines", "name": "cymbal", "showlegend": false, "type": "scattergl", "x": [0, 0.03, 0.06, 0.09, 0.12, 0.15, 0.18, 0.21, 0.24, 0.27, 0.3, 0.33, 0.36, 0.39, 0.42, 0.45, 0.48, 0.51, 0.54, 0.57, 0.6, 0.63, 0.66, 0.69, 0.72, 0.75, 0.78, 0.81, 0.84, 0.87, 0.9, 0.93, 0.96, 0.99], "xaxis": "x", "y": [0, -1.516, -2.876, -3.393, -5.313, -7.535, -6.904, -7.775, -9.692, -10.86, -10.96, -12.87, -14.6, -15.82, -16.4, -17.28, -19.24, -20.45, -21.34, -21.71, -22.2, -24.79, -27.74, -28.42, -29.0, -30.28, -30.55, -30.97, -31.78, -32.5, -33.39, -33.88, -34.82, null], "yaxis": "y"}, {"hovertemplate": "class=cymbal<br>filename=154718__mistorcaveman__cymbal_9_1-2.aiff<br>time=%{x}<br>level=%{y}<extra></extra>", "legendgroup": "cymbal", "line": {"color": "#ab63fa", "dash": "solid"}, "marker": {"symbol": "circle"}, "mode": "lines", "name": "cymbal", "showlegend": false, "type": "scattergl", "x": [0, 0.03, 0.06, 0.09, 0.12, 0.15, 0.18, 0.21, 0.24, 0.27, 0.3, 0.33, 0.36, 0.39, 0.42, 0.45, 0.48, 0.51, 0.54, 0.57, 0.6, 0.63, 0.66, 0.69, 0.72, 0.75, 0.78, 0.81, 0.84, 0.87, 0.9, 0.93, 0.96, 0.99], "xaxis": "x", "y": [0, -1.449, -3.625, -4.283, -4.087, -4.432, -4.958, -5.133, -6.047, -4.879, -4.826, -6.794, -5.986, -6.725, -6.067, -6.58, -7.449, -8.412, -7.879, -7.747, -8.147, -8.107, -7.434, -9.086, -9.347, -10.03, -8.82, -9.764, -9.178, -9.851, -11.08, null, null, null], "yaxis": "y"}, {"hovertemplate": "class=cymbal<br>filename=13243__ianhall__chinese-cymbal.aiff<br>time=%{x}<br>level=%{y}<extra></extra>", "legendgroup": "cymbal", "line": {"color": "#ab63fa", "dash": "solid"}, "marker": {"symbol": "circle"}, "mode": "lines", "name": "cymbal", "showlegend": false, "type": "scattergl", "x": [0, 0.03, 0.06, 0.09, 0.12, 0.15, 0.18, 0.21, 0.24, 0.27, 0.3, 0.33, 0.36, 0.39, 0.42, 0.45, 0.48, 0.51, 0.54, 0.57, 0.6, 0.63, 0.66, 0.69, 0.72, 0.75, 0.78, 0.81, 0.84, 0.87, 0.9, 0.93, 0.96, 0.99], "xaxis": "x", "y": [0, -0.8285, -1.651, -1.945, -2.801, -3.018, -3.878, -3.979, -4.394, -4.951, -5.579, -5.473, -5.821, -6.686, -7.437, -7.912, -8.71, -8.591, -9.081, -9.388, -9.641, -9.723, -10.48, -10.48, -10.86, -10.89, -11.17, -11.69, -12.0, -12.38, -12.82, -12.64, -13.34, null], "yaxis": "y"}, {"hovertemplate": "class=cymbal<br>filename=136448__zagorius_mpc__chinese-cymbal-46_2.wav<br>time=%{x}<br>level=%{y}<extra></extra>", "legendgroup": "cymbal", "line": {"color": "#ab63fa", "dash": "solid"}, "marker": {"symbol": "circle"}, "mode": "lines", "name": "cymbal", "showlegend": false, "type": "scattergl", "x": [0, 0.03, 0.06, 0.09, 0.12, 0.15, 0.18, 0.21, 0.24, 0.27, 0.3, 0.33, 0.36, 0.39, 0.42, 0.45, 0.48, 0.51, 0.54, 0.57, 0.6, 0.63, 0.66, 0.69, 0.72, 0.75, 0.78, 0.81, 0.84, 0.87, 0.9, 0.93, 0.96, 0.99], "xaxis": "x", "y": [0, -0.1617, -0.4694, -0.136, -0.4368, -1.196, -0.9314, -1.547, -1.578, -1.839, -1.952, -2.679, -2.717, -3.891, -4.242, -4.384, -4.501, -4.833, -5.708, -5.606, -5.774, -6.189, -6.641, -5.763, -6.82, -6.618, -7.475, -7.515, -7.367, -8.218, -7.992, -9.092, -8.681, null], "yaxis": "y"}, {"hovertemplate": "class=cymbal<br>filename=102794__mhc__acoustic_ride_cymbal2.wav<br>time=%{x}<br>level=%{y}<extra></extra>", "legendgroup": "cymbal", "line": {"color": "#ab63fa", "dash": "solid"}, "marker": {"symbol": "circle"}, "mode": "lines", "name": "cymbal", "showlegend": false, "type": "scattergl", "x": [0, 0.03, 0.06, 0.09, 0.12, 0.15, 0.18, 0.21, 0.24, 0.27, 0.3, 0.33, 0.36, 0.39, 0.42, 0.45, 0.48, 0.51, 0.54, 0.57, 0.6, 0.63, 0.66, 0.69, 0.72, 0.75, 0.78, 0.81, 0.84, 0.87, 0.9, 0.93, 0.96, 0.99], "xaxis": "x", "y": [0, -0.4606, -0.886, -1.185, -1.817, -1.428, -1.785, -1.88, -2.122, -2.652, -2.56, -2.525, -2.992, -3.674, -3.624, -3.654, -3.711, -3.939, -3.854, -3.676, -4.138, -4.149, -4.414, -5.178, -5.195, -5.034, -5.35, -4.834, -4.464, -4.555, -5.279, -5.805, -5.696, null], "yaxis": "y"}, {"hovertemplate": "class=cymbal<br>filename=154712__mistorcaveman__cymbal_7_1-2.aiff<br>time=%{x}<br>level=%{y}<extra></extra>", "legendgroup": "cymbal", "line": {"color": "#ab63fa", "dash": "solid"}, "marker": {"symbol": "circle"}, "mode": "lines", "name": "cymbal", "showlegend": false, "type": "scattergl", "x": [0, 0.03, 0.06, 0.09, 0.12, 0.15, 0.18, 0.21, 0.24, 0.27, 0.3, 0.33, 0.36, 0.39, 0.42, 0.45, 0.48, 0.51, 0.54, 0.57, 0.6, 0.63, 0.66, 0.69, 0.72, 0.75, 0.78, 0.81, 0.84, 0.87, 0.9, 0.93, 0.96, 0.99], "xaxis": "x", "y": [0, -3.333, -5.404, -7.208, -8.778, -9.982, -10.81, -11.22, -11.87, -12.29, -12.83, -13.51, -14.2, -14.31, -14.86, -15.45, -15.93, -15.69, -16.51, -16.36, -17.48, -16.28, -16.86, -17.14, -17.15, -16.36, -17.02, -15.93, -17.53, -16.65, -17.03, null, null, null], "yaxis": "y"}], "layout": {"height": 700, "legend": {"title": {"text": "class"}, "tracegroupgap": 0}, "margin": {"t": 60}, "width": 1500, "xaxis": {"anchor": "y", "autorange": true, "domain": [0, 1], "range": [0, 0.99], "title": {"text": "time"}, "type": "linear"}, "yaxis": {"anchor": "x", "domain": [0, 1], "range": [-90, 10], "title": {"text": "level"}, "type": "linear"}}}
